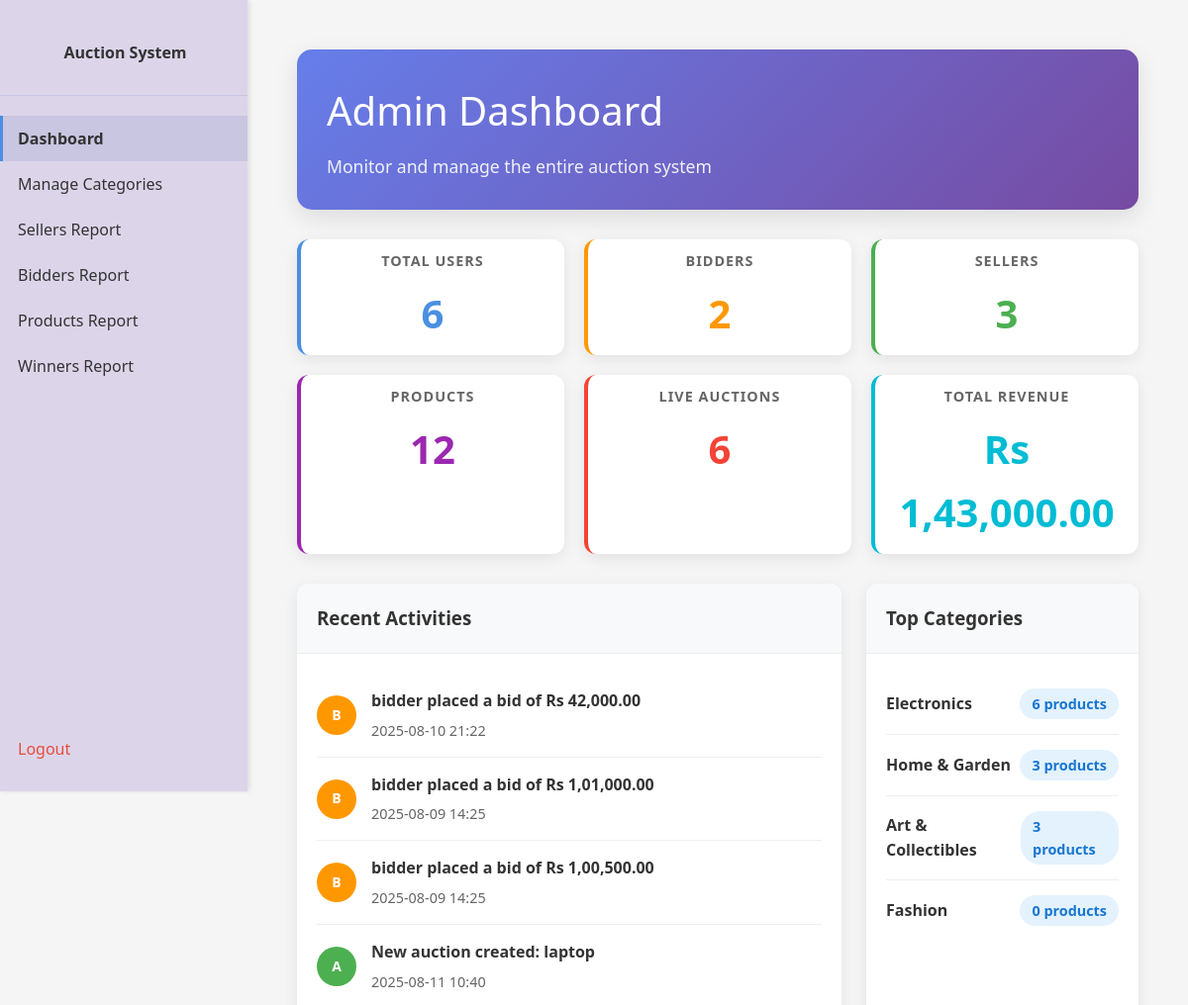
The app's page /admin/dashboard (signed in, upper part), older data.
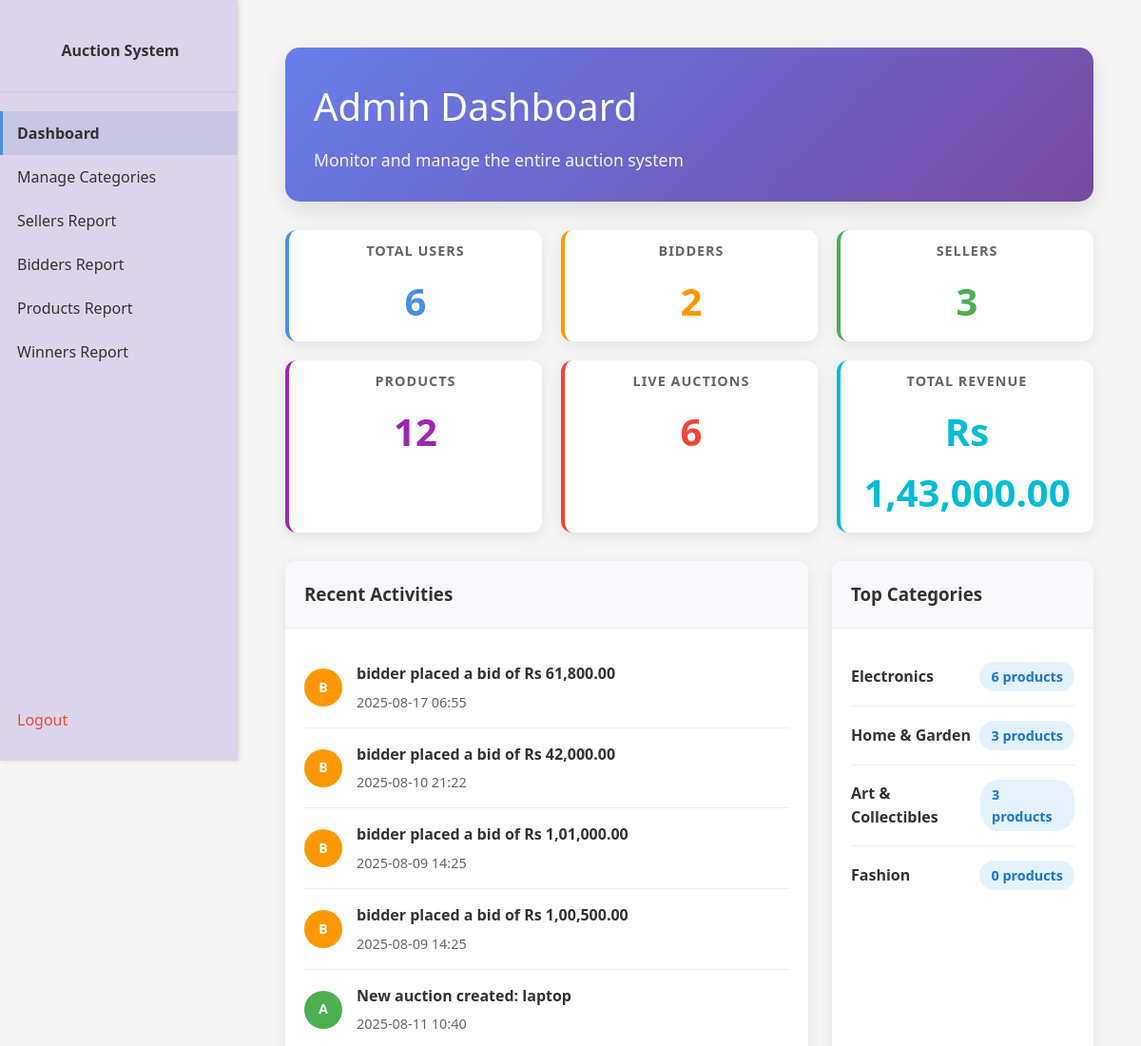
The same page, newer data.
### app/models.py (models this page shows, shortened)
class Bid(db.Model):
    __tablename__ = 'bids'
    id = db.Column(db.Integer, primary_key=True)
    auction_id = db.Column(db.Integer, db.ForeignKey('auctions.id'), nullable=False)
    bidder_id = db.Column(db.Integer, db.ForeignKey('users.id'), nullable=False)
    bid_amount = db.Column(db.Float, nullable=False)
    bid_time = db.Column(db.DateTime, default=datetime.now)

class User(db.Model):
    __tablename__ = 'users'
    id = db.Column(db.Integer, primary_key=True)
    username = db.Column(db.String(80), unique=True, nullable=False)
    email = db.Column(db.String(120), unique=True, nullable=False)
    password_hash = db.Column(db.String(256), nullable=False)
    role = db.Column(db.String(20), nullable=False)  # 'bidder' or 'seller'
    status = db.Column(db.String(20), nullable=False, default='pending')  # 'pending', 'accepted', 'rejected'
    created_at = db.Column(db.DateTime, default=datetime.now)
    products = db.relationship('Product', backref='seller', lazy=True)
    bids = db.relationship('Bid', backref='bidder', lazy=True)
    won_auctions = db.relationship('AuctionResult', backref='winner', lazy=True)
    search_history = db.relationship('SearchHistory', backref='user', lazy=True)

class Auction(db.Model):
    __tablename__ = 'auctions'
    id = db.Column(db.Integer, primary_key=True)
    product_id = db.Column(db.Integer, db.ForeignKey('products.id'), nullable=False)
    start_date = db.Column(db.DateTime, nullable=False)
    end_date = db.Column(db.DateTime, nullable=False)
    type = db.Column(db.String(20), nullable=False, default='auction')  # auction, buy_now, etc.
    created_at = db.Column(db.DateTime, default=datetime.utcnow)
    bids = db.relationship('Bid', backref='auction', lazy=True)
    result = db.relationship('AuctionResult', backref='auction', uselist=False, lazy=True)
    @property
    def status(self):
        now = datetime.now()  # Use local time instead of UTC
        if now < self.start_date:
            return 'upcoming'
        elif now >= self.start_date and now < self.end_date:
            return 'live'
        else:
            return 'ended'

class Product(db.Model):
    __tablename__ = 'products'
    id = db.Column(db.Integer, primary_key=True)
    name = db.Column(db.String(200), nullable=False)
    starting_bid = db.Column(db.Float, nullable=False)
    reserve_price = db.Column(db.Float, nullable=True)
    description = db.Column(db.Text, nullable=True)
    keywords = db.Column(db.String(255), nullable=True)
    minimum_interval = db.Column(db.Float, nullable=False, default=1.0)  # Minimum bid increment
    category_id = db.Column(db.Integer, db.ForeignKey('categories.id'), nullable=False)
    subcategory_id = db.Column(db.Integer, db.ForeignKey('subcategories.id'), nullable=False)
    seller_id = db.Column(db.Integer, db.ForeignKey('users.id'), nullable=False)
    image_url = db.Column(db.String(255), nullable=True)  # Store the path to the uploaded image
    created_at = db.Column(db.DateTime, default=datetime.now)
    auctions = db.relationship('Auction', backref='product', lazy=True)

class Category(db.Model):
    __tablename__ = 'categories'
    id = db.Column(db.Integer, primary_key=True)
    name = db.Column(db.String(100), nullable=False, unique=True)
    subcategories = db.relationship('Subcategory', backref='category', lazy=True)
    products = db.relationship('Product', backref='category', lazy=True)

### app/admin.py (the view)
@admin.route('/admin/dashboard')
@login_required
@role_required('admin')
def admin_dashboard():
    total_users = User.query.count()
    total_bidders = User.query.filter_by(role='bidder').count()
    total_sellers = User.query.filter_by(role='seller').count()
    total_products = Product.query.count()
    total_categories = Category.query.count()
    total_subcategories = Subcategory.query.count()
    all_auctions = Auction.query.all()
    live_auctions = [a for a in all_auctions if a.status == 'live']
    upcoming_auctions = [a for a in all_auctions if a.status == 'upcoming']
    ended_auctions = [a for a in all_auctions if a.status == 'ended']
    total_bids = Bid.query.count()
    total_revenue = 0
    for auction in ended_auctions:
        if auction.bids:
            highest_bid = max(auction.bids, key=lambda x: x.bid_amount)
            total_revenue += highest_bid.bid_amount
    recent_users = User.query.order_by(User.id.desc()).limit(5).all()
    recent_auctions = Auction.query.order_by(Auction.created_at.desc()).limit(5).all()
    recent_bids = Bid.query.order_by(Bid.bid_time.desc()).limit(10).all()
    category_stats = []
    for category in Category.query.all():
        category_products = Product.query.filter_by(category_id=category.id).count()
        category_stats.append({
            'name': category.name,
            'products': category_products
        })
    category_stats.sort(key=lambda x: x['products'], reverse=True)
    top_categories = category_stats[:5]
    return render_template('admin_dashboard.html',
                         total_users=total_users,
                         total_bidders=total_bidders,
                         total_sellers=total_sellers,
                         total_products=total_products,
                         total_categories=total_categories,
                         total_subcategories=total_subcategories,
                         live_auctions=len(live_auctions),
                         upcoming_auctions=len(upcoming_auctions),
                         ended_auctions=len(ended_auctions),
                         total_bids=total_bids,
                         total_revenue=total_revenue,
                         recent_users=recent_users,
                         recent_auctions=recent_auctions,
                         recent_bids=recent_bids,
                         top_categories=top_categories,
                         format_indian_currency=format_indian_currency)

### app/utils.py (called while the page is built)
def format_indian_currency(amount):
    if amount is None:
        return "Rs 0.00"
    amount_str = f"{amount:.2f}"
    parts = amount_str.split('.')
    integer_part = parts[0]
    decimal_part = parts[1]
    if len(integer_part) <= 3:
        formatted_integer = integer_part
    else:
        last_three = integer_part[-3:]
        remaining = integer_part[:-3]
        formatted_remaining = ""
        for i in range(len(remaining)):
            if i > 0 and i % 2 == 0:
                formatted_remaining = "," + formatted_remaining
            formatted_remaining = remaining[-(i+1)] + formatted_remaining
        formatted_integer = formatted_remaining + "," + last_three
    return f"Rs {formatted_integer}.{decimal_part}"

def login_required(f):
    @wraps(f)
    def decorated_function(*args, **kwargs):
        if 'user_id' not in session:
            return redirect(url_for('main.home'))
        return f(*args, **kwargs)
    return decorated_function

### app/templates/admin_dashboard.html (shortened to what the changed rows need)
<!DOCTYPE html>
<html>
<head>
    <link rel="stylesheet" href="{{ url_for('static', filename='style.css') }}">
</head>
<body>
    <div class="content">
        <div class="dashboard-container">
            <div class="welcome-section">
                <h1>Admin Dashboard</h1>
            </div>
            <div class="dashboard-sections">
                <div class="main-section">
                    <div class="section-content">
                        {% if recent_bids or recent_auctions or recent_users %}
                            {% for bid in recent_bids[:5] %}
                            <div class="activity-item">
                                <div class="activity-icon bid">B</div>
                                <div class="activity-details">
                                    <div class="activity-title">{{ bid.bidder.username }} placed a bid of {{ format_indian_currency(bid.bid_amount) }}</div>
                                    <div class="activity-time">{{ bid.bid_time.strftime('%Y-%m-%d %H:%M') }}</div>
                                </div>
                            </div>
                            {% endfor %}
                            {% for auction in recent_auctions[:3] %}
                            <div class="activity-item">
                                <div class="activity-icon auction">A</div>
                                <div class="activity-details">
                                    <div class="activity-title">New auction created: {{ auction.product.name }}</div>
                                    <div class="activity-time">{{ auction.created_at.strftime('%Y-%m-%d %H:%M') }}</div>
                                </div>
                            </div>
                            {% endfor %}
                        {% else %}
                            <div class="empty-state">
                                <h3>No Recent Activities</h3>
                                <p>No recent activities to display.</p>
                            </div>
                        {% endif %}
                    </div>
                </div>
                <div class="main-section">
                    <div class="section-content">
                        {% if top_categories %}
                            {% for category in top_categories %}
                            <div class="category-item">
                                <span class="category-name">{{ category.name }}</span>
                                <span class="category-count">{{ category.products }} products</span>
                            </div>
                            {% endfor %}
                        {% else %}
                            <div class="empty-state">
                                <h3>No Categories</h3>
                                <p>No categories found.</p>
                            </div>
                        {% endif %}
                    </div>
                </div>
            </div>
        </div>
    </div>
</body>
</html>

Row changes from the older to the newer data that the page shows:
added Bid: bidder.username "bidder", bid_amount "Rs 61,800.00", bid_time "2025-08-17 06:55"
